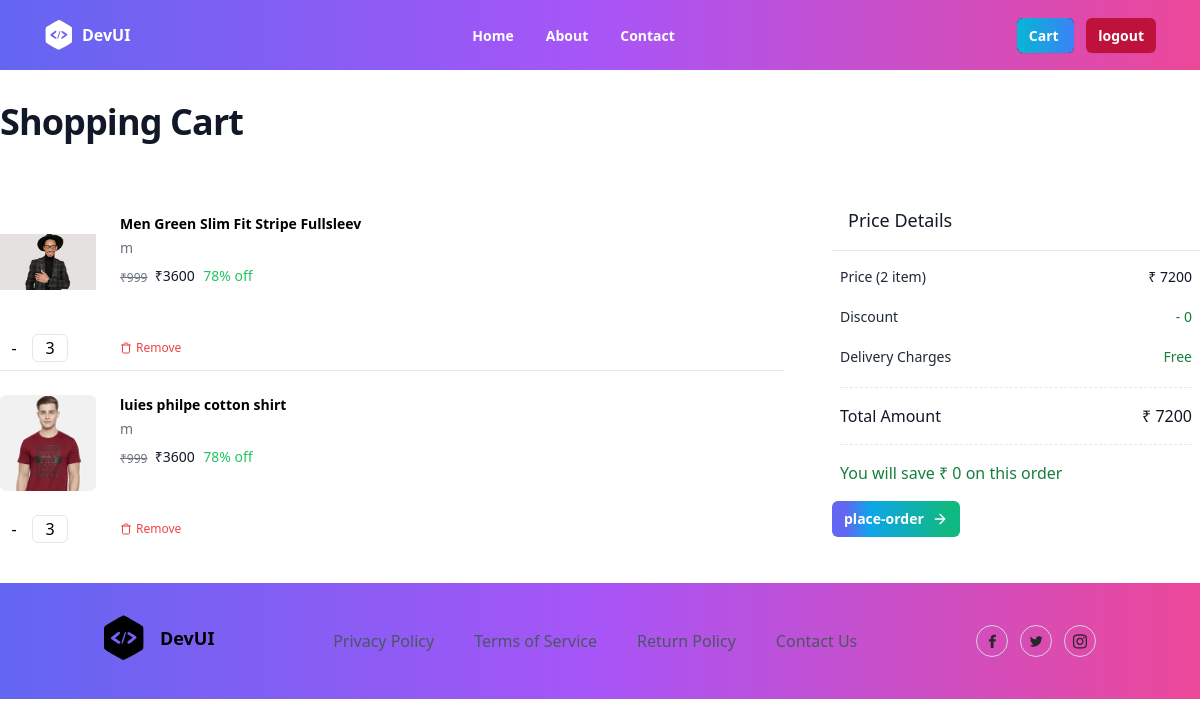
The app's page /carts/all/ (signed in) with its own data.
### store/models.py (models this page shows, shortened)
class BasketItem(models.Model):
    basket_object = models.ForeignKey(Basket, on_delete=models.CASCADE,related_name="cartitems")
    product_object = models.ForeignKey(Product, on_delete=models.CASCADE)
    size_object = models.ForeignKey(Size, on_delete=models.CASCADE)
    quantity = models.PositiveIntegerField(default=1)
    created_date = models.DateTimeField(auto_now_add=True)
    updated_date = models.DateTimeField(auto_now=True)
    is_active = models.BooleanField(default=True)
    is_order_placed=models.BooleanField(default=False)
    @property
    def total_amount(self):
        return self.product_object.price * self.quantity

class Product(models.Model):
    title = models.CharField(max_length=200)
    description = models.TextField(null=True, blank=True)
    size_object = models.ManyToManyField(Size)
    category_object = models.ForeignKey(Category, on_delete=models.CASCADE)
    brand_object = models.ForeignKey(Brand, on_delete=models.CASCADE)
    image = models.ImageField(upload_to='product_images', null=True, blank=True, default='product_images/default.jpg')
    price = models.PositiveIntegerField()
    tag_object=models.ManyToManyField(Tag)
    created_date = models.DateTimeField(auto_now_add=True)
    updated_date = models.DateTimeField(auto_now=True)
    is_active = models.BooleanField(default=True)

class Size(models.Model):
    name = models.CharField(max_length=100, unique=True)
    created_date = models.DateTimeField(auto_now_add=True)
    updated_date = models.DateTimeField(auto_now=True)
    is_active = models.BooleanField(default=True)

class Basket(models.Model):
    owner = models.OneToOneField(User, on_delete=models.CASCADE,related_name="cart")
    created_date = models.DateTimeField(auto_now_add=True)
    updated_date = models.DateTimeField(auto_now=True)
    is_active = models.BooleanField(default=True)
    @property
    def cart_item_count(self):
        return self.cartitems.filter(is_order_placed=False).count()
    @property
    def cart_total(self):
        basket_items=self.cartitems.filter(is_order_placed=False)
        total_price=0
        if basket_items:
           total_price=sum([bi.total_amount for bi in basket_items])
        return total_price

### store/views.py (the view)
# urls.py: path("carts/all/",views.CartSummaryView.as_view(),name="cart-summary"),
class CartSummaryView(View):
    def get(self,request,*args,**kwargs):
       qs=request.user.cart.cartitems.filter(is_order_placed=False).order_by("-created_date")
       return render(request,"cart_list.html",{"data":qs})

### store/templates/cart_list.html (shortened to what this page needs)
{%extends 'base.html'%}
{%block main_block%}
<div class="mx-auto max-w-7xl px-2 lg:px-0">
  <div class="mx-auto max-w-2xl py-8 lg:max-w-7xl">
    <h1 class="text-3xl font-bold tracking-tight text-gray-900 sm:text-4xl">
      Shopping Cart
    </h1>
    <div class="mt-12 lg:grid lg:grid-cols-12 lg:items-start lg:gap-x-12 xl:gap-x-16">
      <section aria-labelledby="cart-heading" class="rounded-lg bg-white lg:col-span-8">
        <ul role="list" class="divide-y divide-gray-200">
          {%for bi in data%}
          <div class="">
            <li class="flex py-6 sm:py-6 ">
              <div class="flex-shrink-0">
                <img src="{{bi.product_object.image.url}}" alt="Nike Air Max 90"
                  class="sm:h-38 sm:w-38 h-24 w-24 rounded-md object-contain object-center" />
              </div>
              <div class="ml-4 flex flex-1 flex-col justify-between sm:ml-6">
                <div class="relative pr-9 sm:grid sm:grid-cols-2 sm:gap-x-6 sm:pr-0">
                  <div>
                    <div class="flex justify-between">
                      <h3 class="text-sm">
                        <a href="{%url 'product-detail' bi.product_object.id %}" class="font-semibold text-black">
                          {{bi.product_object.title}}
                        </a>
                      </h3>
                    </div>
                    <div class="mt-1 flex text-sm">
                      <p class="text-sm text-gray-500">{{bi.size_object.name}}</p>
                    </div>
                    <div class="mt-1 flex items-end">
                      <p class="text-xs font-medium text-gray-500 line-through">
                        ₹999
                      </p>
                      <p class="text-sm font-medium text-gray-900">  ₹{{bi.total_amount}} </p>
                      <p class="text-sm font-medium text-green-500">78% off</p>
                    </div>
                  </div>
                </div>
              </div>
            </li>
            <div class="mb-2 flex">
              <form action="{%url 'quantity-update' bi.id%}" method="post">
                <div class="min-w-24 flex">
                  {%if bi.quantity != 1%}
                  <button type="submit" class="h-7 w-7" name="action" value="decrement">
                    -
                  </button>
                  {%endif%}
                  <input type="text" class="mx-1 h-7 w-9 rounded-md border text-center" value="{{bi.quantity}}" />
                </div>
              </form>
              <div class="ml-6 flex text-sm">
                <a href="{%url 'cart-remove' bi.id%}" class="flex items-center space-x-1 px-2 py-1 pl-0">
                  <span class="text-xs font-medium text-red-500">Remove</span>
                </a>
              </div>
            </div>
          </div>
          {%endfor%}
        </ul>
      </section>
      <section aria-labelledby="summary-heading" class="mt-16 rounded-md bg-white lg:col-span-4 lg:mt-0 lg:p-0">
        <h2 id="summary-heading" class=" border-b border-gray-200 px-4 py-3 text-lg font-medium text-gray-900 sm:p-4">
          Price Details
        </h2>
        <div>
          <dl class=" space-y-1 px-2 py-4">
            <div class="flex items-center justify-between">
              <dt class="text-sm text-gray-800">Price ({{request.user.cart.cart_item_count}} item)</dt>
              <dd class="text-sm font-medium text-gray-900">₹ {{request.user.cart.cart_total}}</dd>
            </div>
            <div class="flex items-center justify-between pt-4">
              <dt class="flex items-center text-sm text-gray-800">
                <span>Discount</span>
              </dt>
              <dd class="text-sm font-medium text-green-700">- 0</dd>
            </div>
            <div class="flex items-center justify-between py-4">
              <dt class="flex text-sm text-gray-800">
                <span>Delivery Charges</span>
              </dt>
              <dd class="text-sm font-medium text-green-700">Free</dd>
            </div>
            <div class="flex items-center justify-between border-y border-dashed py-4 ">
              <dt class="text-base font-medium text-gray-900">Total Amount</dt>
              <dd class="text-base font-medium text-gray-900">₹ {{request.user.cart.cart_total}}</dd>
            </div>
          </dl>
          <div class="px-2 pb-4 font-medium text-green-700">
            You will save ₹ 0 on this order
          </div>
          <div>
            <a href="{%url 'place-order'%}"
              class="inline-flex items-center rounded-md bg-gradient-to-r from-indigo-500 from-10% via-sky-500 via-30% to-emerald-500 to-90% px-3 py-2 text-sm font-semibold text-white hover:bg-black/80">
              place-order
              <svg xmlns="http://www.w3.org/2000/svg" width="24" height="24" viewBox="0 0 24 24" fill="none"
                stroke="currentColor" stroke-width="2" stroke-linecap="round" stroke-linejoin="round"
                class="ml-2 h-4 w-4">
                <line x1="5" y1="12" x2="19" y2="12"></line>
                <polyline points="12 5 19 12 12 19"></polyline>
              </svg>
            </a>
          </div>
        </div>
      </section>
    </div>
  </div>
</div>
{%endblock%}

### records on screen
BasketItem: product_object.image (picture), product_object "Men Green Slim Fit Stripe Fullsleev", size_object.name "m", total_amount "3600", quantity "3"
BasketItem: product_object.image (picture), product_object "luies philpe cotton shirt", size_object.name "m", total_amount "3600", quantity "3"

### other values on screen
{{ request.user.cart.cart_item_count }} "2"
{{ request.user.cart.cart_total }} "7200"
